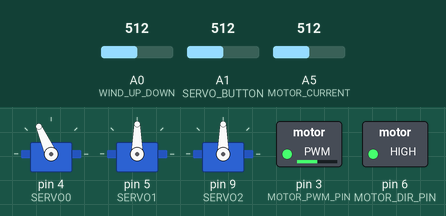
Bench run of a sketch on a simulated Arduino Uno, built with avr-gcc and run on an emulated ATmega328P. On the bench: 3 × servo, switched loads named in the sketch (green lamp = pin HIGH). The test bench sets the inputs (shaded band); at power-on: A0 (WIND_UP_DOWN) = 512, A1 (SERVO_BUTTON) = 512, A5 (MOTOR_CURRENT) = 512. What the sketch prints to the serial monitor is not drawn.

Above: at 1.25 s.
1.3 s: A0 (WIND_UP_DOWN) set to 756
4.3 s: A0 (WIND_UP_DOWN) set to 781
At 5.7 s:
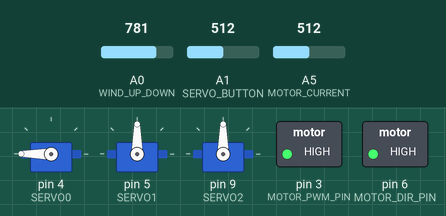
6.0 s: A1 (SERVO_BUTTON) set to 273
7.5 s: A1 (SERVO_BUTTON) set to 246
At 8.09 s:
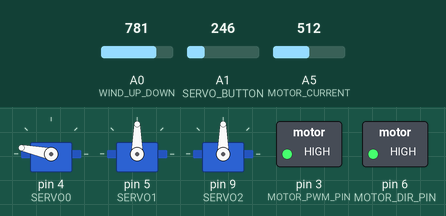
10.5 s: A0 (WIND_UP_DOWN) set to 758
At 11.61 s:
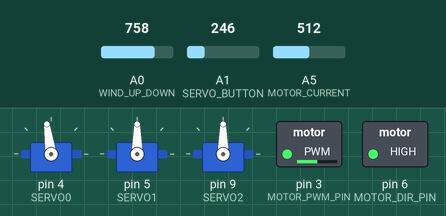
13.5 s: A0 (WIND_UP_DOWN) set to 778
At 17.2 s:
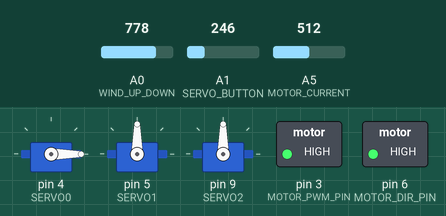
Timing chart, 0 to 17.5 s (numbered marks = the images above; inputs shaded):
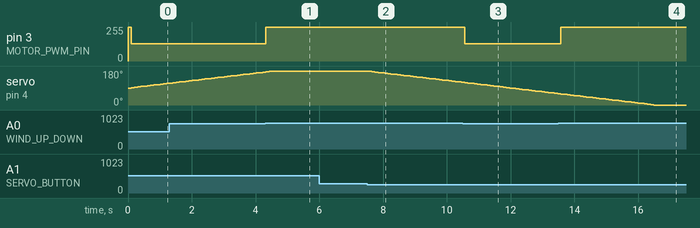

The sketch:

CANRx.ino
```cpp
#include <CAN.h>
#include <Servo.h>
#include <util/atomic.h>

#include "motor.h"


#define SERVO0 4
#define SERVO1 5
#define SERVO2 9

Servo AuxControl0;
Servo AuxControl1;
Servo AuxControl2;

uint8_t servo_angle[] = {90,90,90};
#define WIND_OFF  0x10
#define WIND_UP   0x11
#define WIND_DOWN 0x02

#define CAN_WIND_OFF  0x00
#define CAN_WIND_UP   0x01
#define CAN_WIND_DOWN 0x02

// can_wind_command and wind_command(switch input)
// both can wind the window
// however switch input has priority

uint8_t  can_wind_command = CAN_WIND_OFF;

uint8_t  wind_command = WIND_OFF;

uint8_t  wind_status = WIND_OFF;
uint16_t wind_count = 0;

uint8_t motor_pwm_value = 0x7f;

// input definitions
#define WIND_UP_DOWN A0
#define SERVO_BUTTON A1

#define MOTOR_CURRENT A5
#define MAX_MOTOR_CURRENT 768

void setup() {

  // put your setup code here, to run once:
  Serial.begin(115200);
  Serial.println("CAN Winder");

  // CAN Controller Setup
  CAN.setPins(10,2);

  if(!CAN.begin(100E3)) {
    Serial.println("CAN Failed");
    while(1);
  }

  CAN.onReceive(onReceive);

  // Servo Setup

  AuxControl0.attach(SERVO0);
  AuxControl1.attach(SERVO1);
  AuxControl2.attach(SERVO2);

  AuxControl0.write(90);
  AuxControl1.write(90);
  AuxControl2.write(90);

  motor_init();

}

void loop() {

  // pulse servo to move to current servo position
  AuxControl0.write(servo_angle[0]);
  AuxControl1.write(servo_angle[1]);
  AuxControl2.write(servo_angle[2]);

  // usually the switch position controls the wind
  // however when the switch (wind_command) is in the off position
  // CAN can control the wind

  wind_status = wind_command;


  if(wind_command == WIND_OFF) {

      ATOMIC_BLOCK(ATOMIC_RESTORESTATE) {
      switch(can_wind_command) {
          case CAN_WIND_OFF:
              wind_status = WIND_OFF;
              break;
          case CAN_WIND_UP:
              wind_status = WIND_UP;
              break;
          case CAN_WIND_DOWN:
              wind_status = WIND_DOWN;
              break;
          default:
              break;
    }//switch
    }//Atomic

  }


  if(wind_status == WIND_OFF) {
    motor_set_speed(0x00);
    wind_count = 0;
  }
  if(wind_status == WIND_UP) {
    motor_set_dir(0);
    motor_set_speed(motor_pwm_value);
    wind_count++;
  }
  if(wind_status == WIND_DOWN) {
    motor_set_dir(1);
    motor_set_speed(motor_pwm_value);
    wind_count++;
  }

  // about ten times per second
  delay(100);

  // limit wind up or down to 5 seconds
  if(wind_count > 50) {
      wind_status = WIND_OFF;
      can_wind_command = CAN_WIND_OFF;
  }

  // check if motor is stalled
  // and if stalled cut off motor drive

  uint16_t motor_current = analogRead(MOTOR_CURRENT);

  if(motor_current > MAX_MOTOR_CURRENT) {
    can_wind_command = CAN_WIND_OFF;
    wind_status = WIND_OFF;
  }

  // read switches

  uint16_t adc_value = analogRead(WIND_UP_DOWN);

  if(adc_value > 768) {
    wind_command = WIND_OFF;
  }
  if(adc_value < 768 && adc_value>256) {
    wind_command = WIND_UP;
  }
  if(adc_value < 256) {
    wind_command = WIND_DOWN;
  }

  adc_value = analogRead(SERVO_BUTTON);

  if(adc_value > 768) {
    // nothing to do...
  }
  if(adc_value < 768 && adc_value>256) {
    servo_angle[0] += 2;
  }
  if(adc_value < 256) {

    if(servo_angle[0] > 0){
      servo_angle[0] -= 2;
    }

  }

  if(servo_angle[0] > 180) {
    servo_angle[0] = 180;
  }

}

void onReceive(int packetSize) {

  Serial.print("Rx: ");

  if(CAN.packetRtr()) {
    Serial.print("RTR ");
  }

  Serial.print("packet with id 0x");
  Serial.print(CAN.packetId(), HEX);

  if(CAN.packetRtr()) {
    Serial.print(" and requested length ");
    Serial.println(CAN.packetDlc());
  }
  else {
    Serial.print(" and length ");
    Serial.println(packetSize);

    while(CAN.available()) {

      char ch = (char)CAN.read();

      if(ch==0x00) can_wind_command = CAN_WIND_OFF;
      if(ch==0x01) can_wind_command = CAN_WIND_UP;
      if(ch==0x02) can_wind_command = CAN_WIND_DOWN;

      if(ch==0x03) {
         ch = (char)CAN.read();
         servo_angle[0] = ch;
      }

      if(ch==0x04) {
         ch = (char)CAN.read();
         servo_angle[1] = ch;
      }

      if(ch==0x05) {
        ch = (char)CAN.read();
        servo_angle[2] = ch;
      }

      if(ch==0x10) {
        ch = (char)CAN.read();
        motor_pwm_value = ch;
      }

      if(ch==0x11) {
        ch = (char)CAN.read();
        motor_set_pwm_clk(ch);
      }
      Serial.print(ch);
    }
    Serial.println();
  }

  Serial.println();
}
```

motor.cpp
```cpp
/*
 * brush motor functions
 */
#include "motor.h"
#include<avr/io.h>
#include<avr/interrupt.h>

//uint8_t motor_direction = 0;
//uint8_t motor_speed     = 0;

void motor_init()
// Timer 2 is set to phase correct pwm mode
// TOP = 0xFF
// OCRx updates at TOP
// TOV flag set on BOTTOM
{
  //motor_direction = 0;
  //motor_speed = 0;

  //set Timer 0 output compare pin OCRA to off
  TCCR0A &= ~(1<<COM0A1 | 1<<COM0A0);

  //motor_set_dir(0);

  motor_set_speed(0x00);
  motor_set_pwm_clk(0);

  TCCR2A &= ~(1<<WGM21 | 1<<WGM20);
  TCCR2B &= ~(1<<WGM22);
  TCCR2A |= (1<<WGM20);


  MOTOR_DIR_PORT &= ~(1<<MOTOR_DIR_PIN);
  MOTOR_DIR_DDR  |=  (1<<MOTOR_DIR_PIN);

  MOTOR_PWM_PORT &= ~(1<<MOTOR_PWM_PIN);
  MOTOR_PWM_DDR  |=  (1<<MOTOR_PWM_PIN);

  //digitalWrite(MOTOR_DIR, LOW);
  //digitalWrite(MOTOR_PWM, LOW);

  //  After, the port is set up
  //  set the direction

  motor_set_dir(0);

  //start output compare 2B interrupt
  //the interrupt service routine synchronizes the
  //change of direction with the pwm
  TIMSK2 |= 1 << OCIE2B;

}

void motor_set_dir(uint8_t motor_direction)
{
  if(motor_direction == 0) {

    //inverting mode
    TCCR2A |= 1<<COM2B1;
    TCCR2A |= 1<<COM2B0;
    MOTOR_DIR_PORT |= (1<<MOTOR_DIR_PIN);

  }
  else {

    TCCR2A |= 1<<COM2B1;
    TCCR2A &= ~(1<<COM2B0);
    MOTOR_DIR_PORT &= ~(1<<MOTOR_DIR_PIN);

  }

}
void motor_set_speed(uint8_t motor_speed) {
  OCR2B = motor_speed;
}

void motor_set_pwm_clk(uint8_t freq)

//  when freq = 1 Timer 2 clock = clk/8
//  when freq = 2 Timer 2 clock = clk
//  when other    Timer 2 clock = clk/64

{

  TCCR2B &= ~((1 << CS22) | (1 << CS21) | (1 << CS20));

  if(freq == 1)
    TCCR2B |= (1 << CS21);
  else if(freq == 2)
    TCCR2B |= (1 << CS20);
  else
    TCCR2B |= (1 << CS22);

}

ISR(TIMER2_COMPB_vect) {
  //motor_set_dir();
}
```

motor.h
```cpp
//  when MOTOR_DIR is set, MOTOR_PWM low pulse-width time controls motor speed
//  i.e. COM2B0 = 1 (inverting mode)
//  when MOTOR_DIR is clear, MOTOR_PWM high time controls motor speed
//  i.e. COM2B0 = 0 (non-inverting mode)
//  also, COM2B1 = 1
//  disable COM2B1:COM2B0 = 00

//  motor code in ATmega328 specific
//  motor uses Timer 2 for timing


#ifndef _MOTOR_H_
#define _MOTOR_H_

#include <stdint.h>

#define MOTOR_PWM 3 // OC2B, uses waveform generator PD3
#define MOTOR_DIR 6 // set or clear for direction    PD6

#define MOTOR_PWM_DDR  DDRD
#define MOTOR_PWM_PORT PORTD
#define MOTOR_PWM_PIN  3

#define MOTOR_DIR_DDR  DDRD
#define MOTOR_DIR_PORT PORTD
#define MOTOR_DIR_PIN  6

void motor_init();
void motor_set_dir(uint8_t motor_direction);
void motor_set_speed(uint8_t motor_speed);
void motor_set_pwm_clk(uint8_t freq);

#endif
```

Measured:
- the behaviour switches between 768 and 769 on A0 (WIND_UP_DOWN) (found by bisection; images 0 and 1)
- the behaviour switches between 256 and 255 on A1 (SERVO_BUTTON) (found by bisection; images 1 and 2)
- after the input at 4.3 s, pin 3 (MOTOR_PWM_PIN): 128/255 → 255/255 at once
- after the input at 6.0 s, every drawn part: stays the same
- after the input at 7.5 s, servo on pin 4 (SERVO0): moves from 180° to 120° over 2.9 s, starting at once
- after the input at 10.5 s, pin 3 (MOTOR_PWM_PIN): 255/255 → 128/255 after 0.06 s
- after the input at 13.5 s, pin 3 (MOTOR_PWM_PIN): 128/255 → 255/255 after 0.08 s
